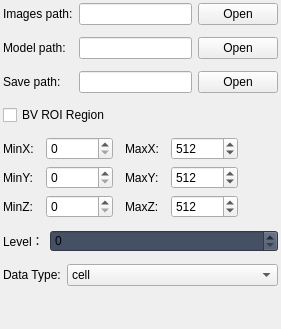
                          <widget class="QWidget" name="predict_page">
                           <property name="minimumSize">
                            <size>
                             <width>0</width>
                             <height>0</height>
                            </size>
                           </property>
                           <layout class="QVBoxLayout" name="verticalLayout_7">
                            <property name="leftMargin">
                             <number>0</number>
                            </property>
                            <property name="topMargin">
                             <number>0</number>
                            </property>
                            <property name="rightMargin">
                             <number>0</number>
                            </property>
                            <property name="bottomMargin">
                             <number>0</number>
                            </property>
                            <item>
                             <widget class="QWidget" name="pred_widget" native="true">
                              <property name="minimumSize">
                               <size>
                                <width>0</width>
                                <height>0</height>
                               </size>
                              </property>
                              <layout class="QVBoxLayout" name="verticalLayout_43">
                               <property name="leftMargin">
                                <number>0</number>
                               </property>
                               <property name="topMargin">
                                <number>0</number>
                               </property>
                               <property name="rightMargin">
                                <number>0</number>
                               </property>
                               <property name="bottomMargin">
                                <number>0</number>
                               </property>
                               <item>
                                <layout class="QGridLayout" name="gridLayout_8">
                                 <property name="leftMargin">
                                  <number>3</number>
                                 </property>
                                 <property name="topMargin">
                                  <number>3</number>
                                 </property>
                                 <property name="rightMargin">
                                  <number>3</number>
                                 </property>
                                 <property name="bottomMargin">
                                  <number>3</number>
                                 </property>
                                 <property name="verticalSpacing">
                                  <number>12</number>
                                 </property>
                                 <item row="0" column="1">
                                  <widget class="QLineEdit" name="predict_images_lineEdit"/>
                                 </item>
                                 <item row="1" column="2">
                                  <widget class="QPushButton" name="predict_model_Button">
                                   <property name="text">
                                    <string>Open</string>
                                   </property>
                                  </widget>
                                 </item>
                                 <item row="1" column="0">
                                  <widget class="QLabel" name="label_11">
                                   <property name="text">
                                    <string>Model path:</string>
                                   </property>
                                  </widget>
                                 </item>
                                 <item row="0" column="2">
                                  <widget class="QPushButton" name="predict_images_Button">
                                   <property name="text">
                                    <string>Open</string>
                                   </property>
                                  </widget>
                                 </item>
                                 <item row="0" column="0">
                                  <widget class="QLabel" name="label_10">
                                   <property name="text">
                                    <string>Images path:</string>
                                   </property>
                                  </widget>
                                 </item>
                                 <item row="2" column="2">
                                  <widget class="QPushButton" name="predict_save_Button">
                                   <property name="text">
                                    <string>Open</string>
                                   </property>
                                  </widget>
                                 </item>
                                 <item row="1" column="1">
                                  <widget class="QLineEdit" name="predict_model_lineEdit"/>
                                 </item>
                                 <item row="2" column="0">
                                  <widget class="QLabel" name="label_12">
                                   <property name="text">
                                    <string>Save path:</string>
                                   </property>
                                  </widget>
                                 </item>
                                 <item row="2" column="1">
                                  <widget class="QLineEdit" name="predict_save_lineEdit">
                                   <property name="readOnly">
                                    <bool>true</bool>
                                   </property>
                                  </widget>
                                 </item>
                                </layout>
                               </item>
                               <item>
                                <layout class="QHBoxLayout" name="horizontalLayout_4">
                                 <property name="leftMargin">
                                  <number>3</number>
                                 </property>
                                 <property name="topMargin">
                                  <number>3</number>
                                 </property>
                                 <property name="rightMargin">
                                  <number>3</number>
                                 </property>
                                 <property name="bottomMargin">
                                  <number>3</number>
                                 </property>
                                 <item>
                                  <widget class="QCheckBox" name="bv_ROI_checkBox">
                                   <property name="text">
                                    <string>BV ROI Region</string>
                                   </property>
                                  </widget>
                                 </item>
                                </layout>
                               </item>
                               <item>
                                <widget class="QWidget" name="bv_ROI_widget" native="true">
                                 <property name="minimumSize">
                                  <size>
                                   <width>0</width>
                                   <height>0</height>
                                  </size>
                                 </property>
                                 <layout class="QVBoxLayout" name="verticalLayout_9">
                                  <property name="leftMargin">
                                   <number>0</number>
                                  </property>
                                  <property name="topMargin">
                                   <number>0</number>
                                  </property>
                                  <property name="rightMargin">
                                   <number>0</number>
                                  </property>
                                  <property name="bottomMargin">
                                   <number>0</number>
                                  </property>
                                  <item>
                                   <layout class="QGridLayout" name="gridLayout_13">
                                    <property name="leftMargin">
                                     <number>3</number>
                                    </property>
                                    <property name="topMargin">
                                     <number>3</number>
                                    </property>
                                    <property name="rightMargin">
                                     <number>3</number>
                                    </property>
                                    <property name="bottomMargin">
                                     <number>3</number>
                                    </property>
                                    <property name="horizontalSpacing">
                                     <number>12</number>
                                    </property>
                                    <property name="verticalSpacing">
                                     <number>6</number>
                                    </property>
                                    <item row="0" column="2">
                                     <widget class="QLabel" name="label_33">
                                      <property name="text">
                                       <string>MaxX:</string>
                                      </property>
                                     </widget>
                                    </item>
                                    <item row="0" column="0">
                                     <widget class="QLabel" name="label_7">
                                      <property name="text">
                                       <string>MinX:</string>
                                      </property>
                                     </widget>
                                    </item>
                                    <item row="0" column="4">
                                     <spacer name="horizontalSpacer_4">
                                      <property name="orientation">
                                       <enum>Qt::Horizontal</enum>
                                      </property>
                                      <property name="sizeHint" stdset="0">
                                       <size>
                                        <width>40</width>
                                        <height>20</height>
                                       </size>
                                      </property>
                                     </spacer>
                                    </item>
                                    <item row="1" column="3">
                                     <widget class="QSpinBox" name="MaxY_spinBox">
                                      <property name="sizePolicy">
                                       <sizepolicy hsizetype="Expanding" vsizetype="Fixed">
                                        <horstretch>0</horstretch>
                                        <verstretch>0</verstretch>
                                       </sizepolicy>
                                      </property>
                                      <property name="minimum">
                                       <number>0</number>
                                      </property>
                                      <property name="maximum">
                                       <number>99999999</number>
                                      </property>
                                      <property name="value">
                                       <number>512</number>
                                      </property>
                                     </widget>
                                    </item>
                                    <item row="2" column="3">
                                     <widget class="QSpinBox" name="MaxZ_spinBox">
                                      <property name="sizePolicy">
                                       <sizepolicy hsizetype="Expanding" vsizetype="Fixed">
                                        <horstretch>0</horstretch>
                                        <verstretch>0</verstretch>
                                       </sizepolicy>
                                      </property>
                                      <property name="minimum">
                                       <number>0</number>
                                      </property>
                                      <property name="maximum">
                                       <number>99999999</number>
                                      </property>
                                      <property name="value">
                                       <number>512</number>
                                      </property>
                                     </widget>
                                    </item>
                                    <item row="1" column="1">
                                     <widget class="QSpinBox" name="MinY_spinBox">
                                      <property name="sizePolicy">
                                       <sizepolicy hsizetype="Expanding" vsizetype="Fixed">
                                        <horstretch>0</horstretch>
                                        <verstretch>0</verstretch>
                                       </sizepolicy>
                                      </property>
                                      <property name="maximum">
                                       <number>99999999</number>
                                      </property>
                                     </widget>
                                    </item>
                                    <item row="1" column="0">
                                     <widget class="QLabel" name="label_34">
                                      <property name="text">
                                       <string>MinY:</string>
                                      </property>
                                     </widget>
                                    </item>
                                    <item row="2" column="2">
                                     <widget class="QLabel" name="label_37">
                                      <property name="text">
                                       <string>MaxZ:</string>
                                      </property>
                                     </widget>
                                    </item>
                                    <item row="1" column="2">
                                     <widget class="QLabel" name="label_35">
                                      <property name="text">
                                       <string>MaxY:</string>
                                      </property>
                                     </widget>
                                    </item>
                                    <item row="2" column="0">
                                     <widget class="QLabel" name="label_36">
                                      <property name="text">
                                       <string>MinZ:</string>
                                      </property>
                                     </widget>
                                    </item>
                                    <item row="0" column="3">
                                     <widget class="QSpinBox" name="MaxX_spinBox">
                                      <property name="sizePolicy">
                                       <sizepolicy hsizetype="Expanding" vsizetype="Fixed">
                                        <horstretch>0</horstretch>
                                        <verstretch>0</verstretch>
                                       </sizepolicy>
                                      </property>
                                      <property name="minimum">
                                       <number>0</number>
                                      </property>
                                      <property name="maximum">
                                       <number>99999999</number>
                                      </property>
                                      <property name="value">
                                       <number>512</number>
                                      </property>
                                     </widget>
                                    </item>
                                    <item row="2" column="1">
                                     <widget class="QSpinBox" name="MinZ_spinBox">
                                      <property name="sizePolicy">
                                       <sizepolicy hsizetype="Expanding" vsizetype="Fixed">
                                        <horstretch>0</horstretch>
                                        <verstretch>0</verstretch>
                                       </sizepolicy>
                                      </property>
                                      <property name="maximum">
                                       <number>99999999</number>
                                      </property>
                                     </widget>
                                    </item>
                                    <item row="0" column="1">
                                     <widget class="QSpinBox" name="MinX_spinBox">
                                      <property name="sizePolicy">
                                       <sizepolicy hsizetype="Expanding" vsizetype="Fixed">
                                        <horstretch>0</horstretch>
                                        <verstretch>0</verstretch>
                                       </sizepolicy>
                                      </property>
                                      <property name="maximum">
                                       <number>99999999</number>
                                      </property>
                                     </widget>
                                    </item>
                                   </layout>
                                  </item>
                                 </layout>
                                </widget>
                               </item>
                               <item>
                                <layout class="QHBoxLayout" name="horizontalLayout_8">
                                 <property name="leftMargin">
                                  <number>3</number>
                                 </property>
                                 <property name="topMargin">
                                  <number>3</number>
                                 </property>
                                 <property name="rightMargin">
                                  <number>3</number>
                                 </property>
                                 <property name="bottomMargin">
                                  <number>3</number>
                                 </property>
                                 <item>
                                  <widget class="QLabel" name="label_25">
                                   <property name="text">
                                    <string>Level：</string>
                                   </property>
                                  </widget>
                                 </item>
                                 <item>
                                  <widget class="QSpinBox" name="predict_level_spinBox">
                                   <property name="sizePolicy">
                                    <sizepolicy hsizetype="Expanding" vsizetype="Fixed">
                                     <horstretch>0</horstretch>
                                     <verstretch>0</verstretch>
                                    </sizepolicy>
                                   </property>
                                   <property name="styleSheet">
                                    <string notr="true">background-color: rgb(70, 80, 100);</string>
                                   </property>
                                  </widget>
                                 </item>
                                </layout>
                               </item>
                               <item>
                                <layout class="QHBoxLayout" name="horizontalLayout">
                                 <property name="leftMargin">
                                  <number>3</number>
                                 </property>
                                 <property name="topMargin">
                                  <number>3</number>
                                 </property>
                                 <property name="rightMargin">
                                  <number>3</number>
                                 </property>
                                 <property name="bottomMargin">
                                  <number>3</number>
                                 </property>
                                 <item>
                                  <widget class="QLabel" name="label_5">
                                   <property name="text">
                                    <string>Data Type:</string>
                                   </property>
                                  </widget>
                                 </item>
                                 <item>
                                  <widget class="QComboBox" name="data_type_combo">
                                   <property name="sizePolicy">
                                    <sizepolicy hsizetype="Expanding" vsizetype="Fixed">
                                     <horstretch>0</horstretch>
                                     <verstretch>0</verstretch>
                                    </sizepolicy>
                                   </property>
                                   <property name="currentText">
                                    <string>cell</string>
                                   </property>
                                   <item>
                                    <property name="text">
                                     <string>cell</string>
                                    </property>
                                   </item>
                                   <item>
                                    <property name="text">
                                     <string>neuron</string>
                                    </property>
                                   </item>
                                   <item>
                                    <property name="text">
                                     <string>vessel</string>
                                    </property>
                                   </item>
                                  </widget>
                                 </item>
                                </layout>
                               </item>
                               <item>
                                <spacer name="verticalSpacer">
                                 <property name="orientation">
                                  <enum>Qt::Vertical</enum>
                                 </property>
                                 <property name="sizeHint" stdset="0">
                                  <size>
                                   <width>20</width>
                                   <height>40</height>
                                  </size>
                                 </property>
                                </spacer>
                               </item>
                              </layout>
                             </widget>
                            </item>
                           </layout>
                          </widget>
